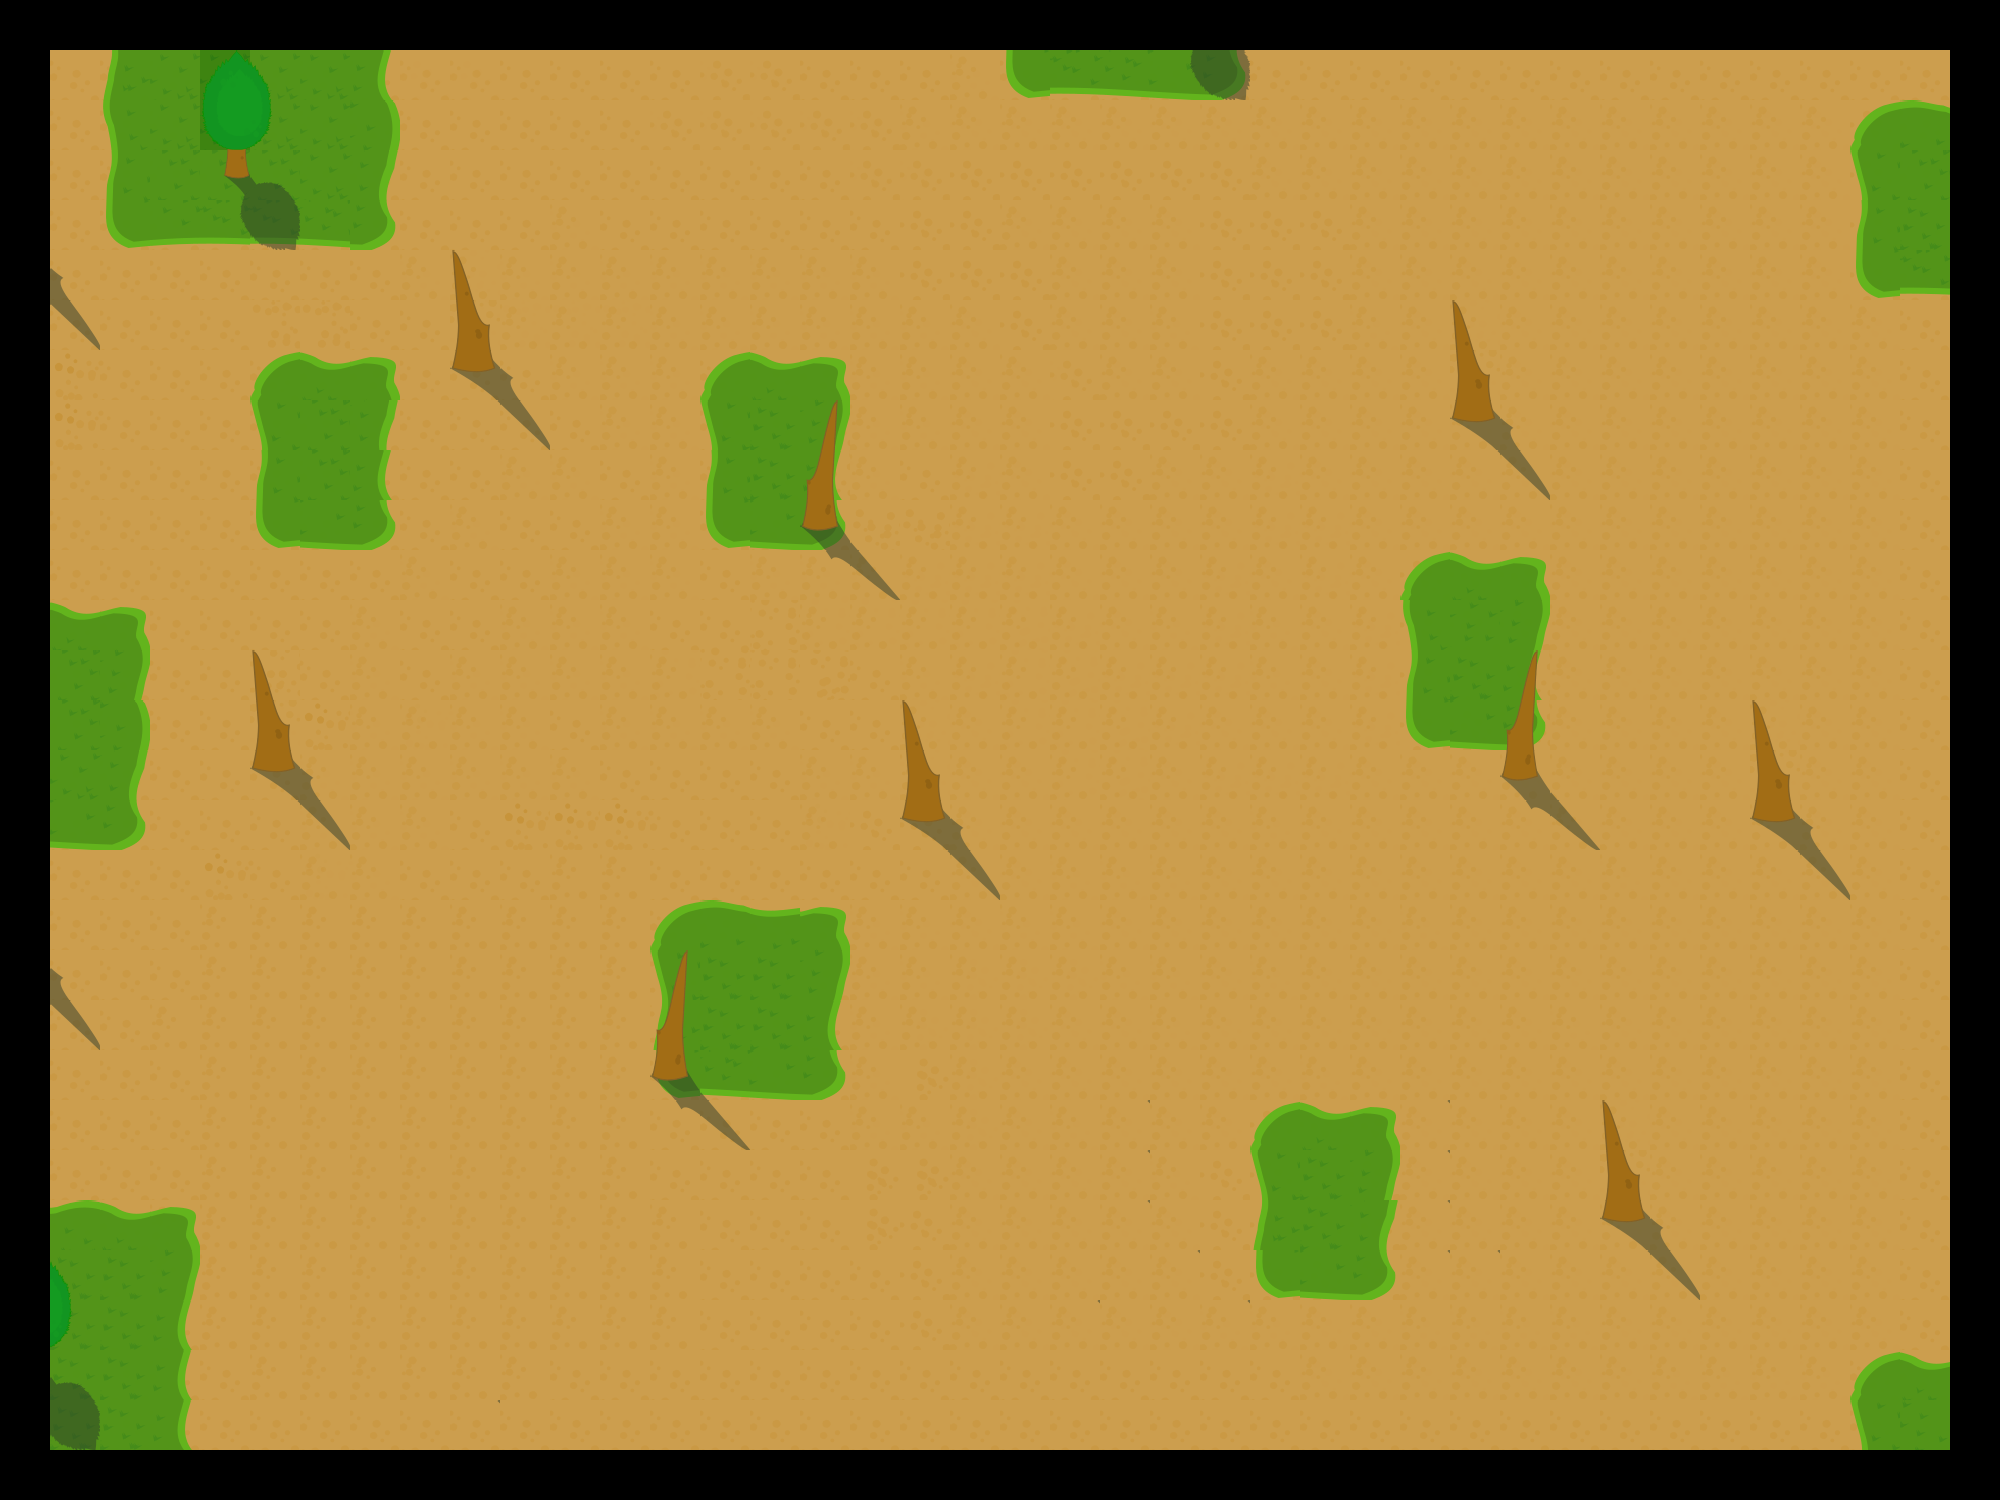

A level layout from a 2D game, rendered from its tile map. Below: a short description, then the map file with tile-grid data replaced by summaries:
An orthogonal 40x30 tile map with 50x50 px tiles, 4 tile layers (ground, ground3, ground2, tree), 9 tilesets.

<map version="1.0" orientation="orthogonal" renderorder="right-down" width="40" height="30" tilewidth="50" tileheight="50" nextobjectid="8">
 <tileset firstgid="1" name="green" tilewidth="50" tileheight="50" spacing="2" tilecount="38">
  <image source="green_pack.png" width="1024" height="128" />
  <tile id="18">
   <properties>
    <property name="blocked" value="" />
   </properties>
  </tile>
  <tile id="34">
   <properties>
    <property name="blocked" value="" />
   </properties>
  </tile>
  <tile id="37">
   <properties>
    <property name="solarcell" value="" />
   </properties>
  </tile>
 </tileset>
 <tileset firstgid="39" name="ground_full" tilewidth="50" tileheight="50" spacing="2" tilecount="38">
  <image source="ground_full.png" width="1024" height="128" />
  <tile id="18">
   <properties>
    <property name="ccontroller" value="" />
   </properties>
  </tile>
  <tile id="37">
   <properties>
    <property name="inverter" value="" />
   </properties>
  </tile>
 </tileset>
 <tileset firstgid="77" name="tree" tilewidth="50" tileheight="50" spacing="2" tilecount="9">
  <image source="tree_pack.png" width="512" height="64" />
  <tile id="8">
   <properties>
    <property name="battery" value="" />
   </properties>
  </tile>
 </tileset>
 <tileset firstgid="86" name="treedie2" tilewidth="50" tileheight="50" spacing="2" tilecount="9">
  <image source="treedie2_pack.png" width="512" height="64" />
  <tile id="1">
   <properties>
    <property name="blocked" value="" />
   </properties>
  </tile>
  <tile id="2">
   <properties>
    <property name="blocked" value="" />
   </properties>
  </tile>
 </tileset>
 <tileset firstgid="95" name="S" tilewidth="50" tileheight="50" spacing="2" tilecount="4">
  <image source="s.png" width="256" height="64" />
  <tile id="0">
   <properties>
    <property name="s" value="" />
   </properties>
  </tile>
  <tile id="1">
   <properties>
    <property name="s" value="" />
   </properties>
  </tile>
  <tile id="2">
   <properties>
    <property name="s" value="" />
   </properties>
  </tile>
  <tile id="3">
   <properties>
    <property name="s" value="" />
   </properties>
  </tile>
 </tileset>
 <tileset firstgid="99" name="I" tilewidth="50" tileheight="50" spacing="2" tilecount="4">
  <image source="i.png" width="256" height="64" />
  <tile id="0">
   <properties>
    <property name="i" value="" />
   </properties>
  </tile>
  <tile id="1">
   <properties>
    <property name="i" value="" />
   </properties>
  </tile>
  <tile id="2">
   <properties>
    <property name="i" value="" />
   </properties>
  </tile>
  <tile id="3">
   <properties>
    <property name="i" value="" />
   </properties>
  </tile>
 </tileset>
 <tileset firstgid="103" name="B" tilewidth="50" tileheight="50" spacing="2" tilecount="4">
  <image source="b.png" width="256" height="64" />
  <tile id="0">
   <properties>
    <property name="b" value="" />
   </properties>
  </tile>
  <tile id="1">
   <properties>
    <property name="b" value="" />
   </properties>
  </tile>
  <tile id="2">
   <properties>
    <property name="b" value="" />
   </properties>
  </tile>
  <tile id="3">
   <properties>
    <property name="b" value="" />
   </properties>
  </tile>
 </tileset>
 <tileset firstgid="107" name="treedie1" tilewidth="50" tileheight="50" spacing="2" tilecount="9">
  <image source="treedie1_pack.png" width="512" height="64" />
  <tile id="1">
   <properties>
    <property name="blocked" value="" />
   </properties>
  </tile>
  <tile id="2">
   <properties>
    <property name="blocked" value="" />
   </properties>
  </tile>
 </tileset>
 <tileset firstgid="116" name="C" tilewidth="50" tileheight="50" spacing="2" tilecount="4">
  <image source="c.png" width="256" height="64" />
  <tile id="0">
   <properties>
    <property name="c" value="" />
   </properties>
  </tile>
  <tile id="1">
   <properties>
    <property name="c" value="" />
   </properties>
  </tile>
  <tile id="2">
   <properties>
    <property name="c" value="" />
   </properties>
  </tile>
  <tile id="3">
   <properties>
    <property name="c" value="" />
   </properties>
  </tile>
 </tileset>
 <layer name="ground" width="40" height="30">
  <data>[1200 cells, 1200 non-empty, 12 distinct tile ids]</data>
 </layer>
 <layer name="ground3" width="40" height="30">
  <data>[1200 cells, 102 non-empty, 2 distinct tile ids]</data>
 </layer>
 <layer name="ground2" width="40" height="30" opacity="0.9">
  <properties>
   <property name="solarcell" value="" />
  </properties>
  <data>[1200 cells, 811 non-empty, 32 distinct tile ids]</data>
 </layer>
 <layer name="tree" width="40" height="30">
  <data>[1200 cells, 156 non-empty, 24 distinct tile ids]</data>
 </layer>
</map>
